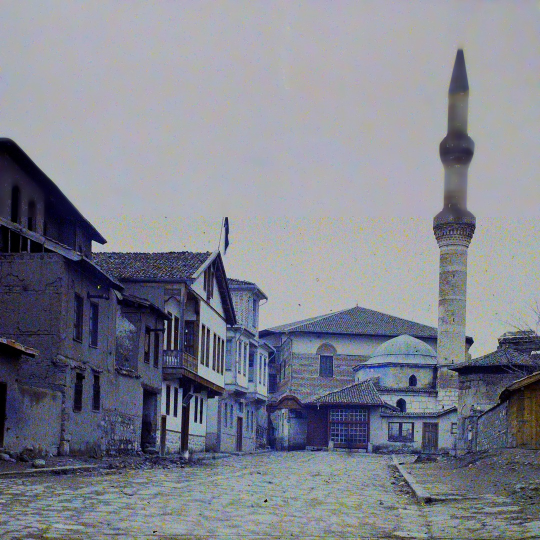
#> input picture episodes/ankara-elci-vagonlari/img/arka_angora_1922.jpg, 1080 x 1080 px (shown at 1/2 size); its folder holds only this picture in this run
$ python -i kucukresim.py   (imports and definitions only)
#> lines starting #> are read from the running program, lines starting #| are printed output that depends on the picture
"""YouTube küçük resmi (1280x720): arka plan + 1-2 wojak + 2-4 kelimelik dev yazı + isteğe bağlı ok/daire + küçük arşiv görseli.

Spesifikasyon (video.yaml > kucukresimler, her öğe bir varyant; YouTube "Test ve karşılaştır" için 2-3 varyant):
    - ad: a
      arka: img/mekan.jpg          # kaplar, kontrast/doygunluk artar, kenarlar kararır
      karart: 0.35
      karakterler: [{gorsel: chars/x.png, taraf: sol, boy: 0.95}]   # içeri bakar (wojak.facing), beyaz kontur
      yazi: "TÜRKİYE'YE GİREMEDİ"  # 2-4 kelime; en fazla 2 satır, büyük harf; yazi_y (0..1), yazi_bolge [x0, x1]
      vurgu_kelime: GİREMEDİ       # sarı yazılır
      ek: {gorsel: img/kanit.jpg, konum: sag_alt, boy: 0.32, egim: 4}
      ok: {bas: [0.5, 0.45], son: [0.72, 0.7]}        # 0..1 koordinat, kırmızı ok
      daire: {x: 0.8, y: 0.78, r: 0.16}              # kırmızı halka (r: yüksekliğe oran)
Dosya: out/<id>-uzun/kucukresim_<ad>.jpg (< 2 MB, YouTube sınırı).
"""

from __future__ import annotations

import math
from pathlib import Path

from PIL import Image, ImageDraw, ImageEnhance, ImageFilter, ImageOps

from .. import config, facing
from . import cizim as C
from .spec import Video

KW, KH = 1280, 720
KIRMIZI = (230, 30, 36)


def _sticker(im: Image.Image, kalinlik: int = 7) -> Image.Image:
    """Karaktere beyaz dış kontur + yumuşak gölge."""
    pad = kalinlik * 3
    a = Image.new("L", (im.width + 2 * pad, im.height + 2 * pad), 0)
    a.paste(im.getchannel("A"), (pad, pad))
    kont = a.filter(ImageFilter.MaxFilter(kalinlik * 2 + 1)).filter(ImageFilter.GaussianBlur(1))
    out = Image.new("RGBA", a.size, (0, 0, 0, 0))
    gol = Image.new("RGBA", a.size, (0, 0, 0, 0))
    gol.putalpha(kont.filter(ImageFilter.GaussianBlur(10)).point(lambda v: int(v * 0.6)))
    out.alpha_composite(gol, (6, 8))
    beyaz = Image.new("RGBA", a.size, (255, 255, 255, 0))
    beyaz.putalpha(kont)
    out.alpha_composite(beyaz)
    out.alpha_composite(im, (pad, pad))
    return out


# [156 lines left out: functions _yazi, _ok, uret, hepsi, telifli_mi, not called in this run]

>>> import cv2
>>> picture = cv2.imread('../../episodes/ankara-elci-vagonlari/img/arka_angora_1922.jpg', cv2.IMREAD_GRAYSCALE)
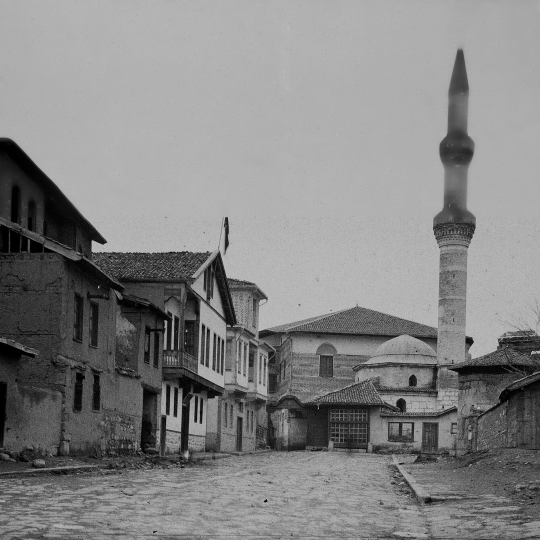
#> picture: shape (1080, 1080) (shown at 1/2 size); min 0, max 199, mean 132.1
>>> result = _sticker(picture)
#> (the run stopped early here; a loop or call above may not have finished)

$ run again, on episodes/ankara-elci-vagonlari/img/kanit_2_ankara_bugun.jpg
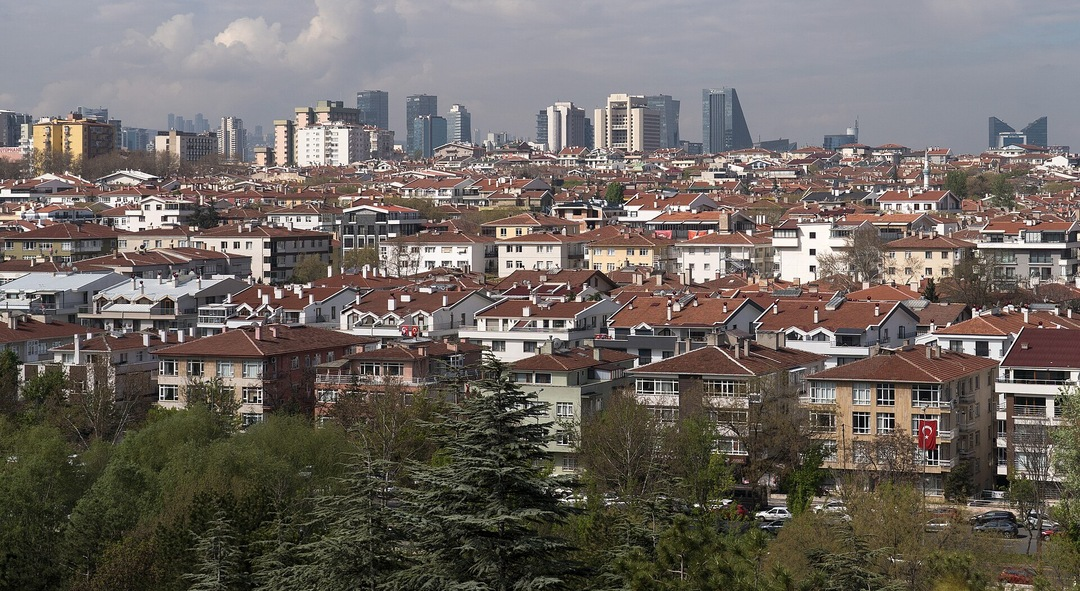
#> input picture episodes/ankara-elci-vagonlari/img/kanit_2_ankara_bugun.jpg, 1080 x 591 px
#> `picture = cv2.imread('../../episodes/ankara-elci-vagonlari/img/arka_an..`:
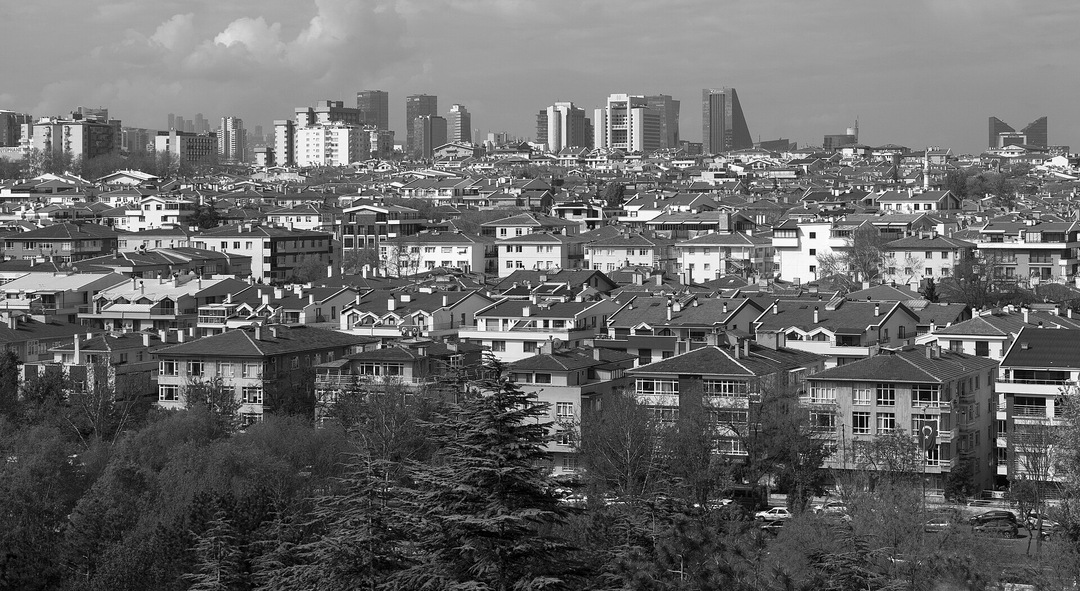
#> picture: shape (591, 1080); min 0, max 255, mean 104.9

$ run again, on episodes/ankara-elci-vagonlari/img/r2_bg_angora_1922_sokak_afgan_elcilik.jpg
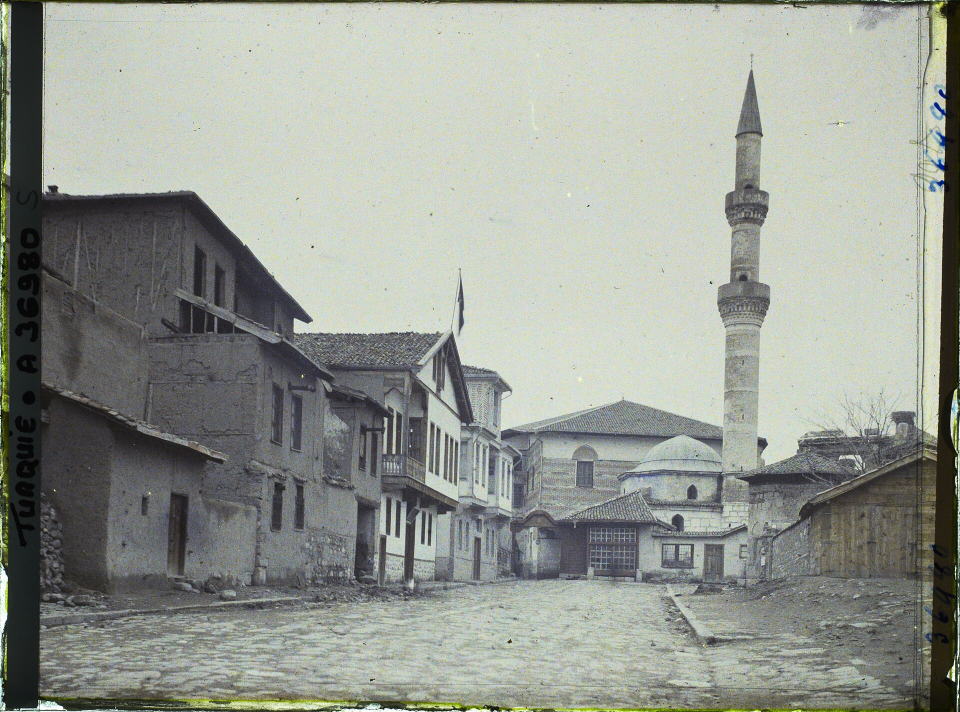
#> input picture episodes/ankara-elci-vagonlari/img/r2_bg_angora_1922_sokak_afgan_elcilik.jpg, 1920 x 1424 px (shown at 1/2 size)
#> `picture = cv2.imread('../../episodes/ankara-elci-vagonlari/img/arka_an..`:
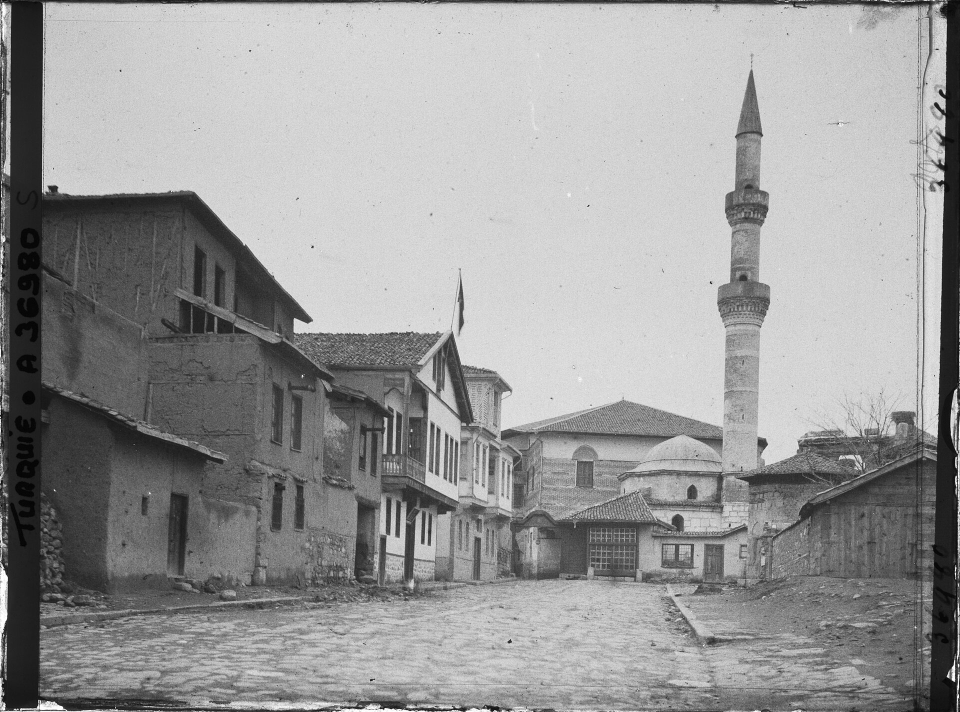
#> picture: shape (1424, 1920) (shown at 1/2 size); min 0, max 255, mean 152.3
